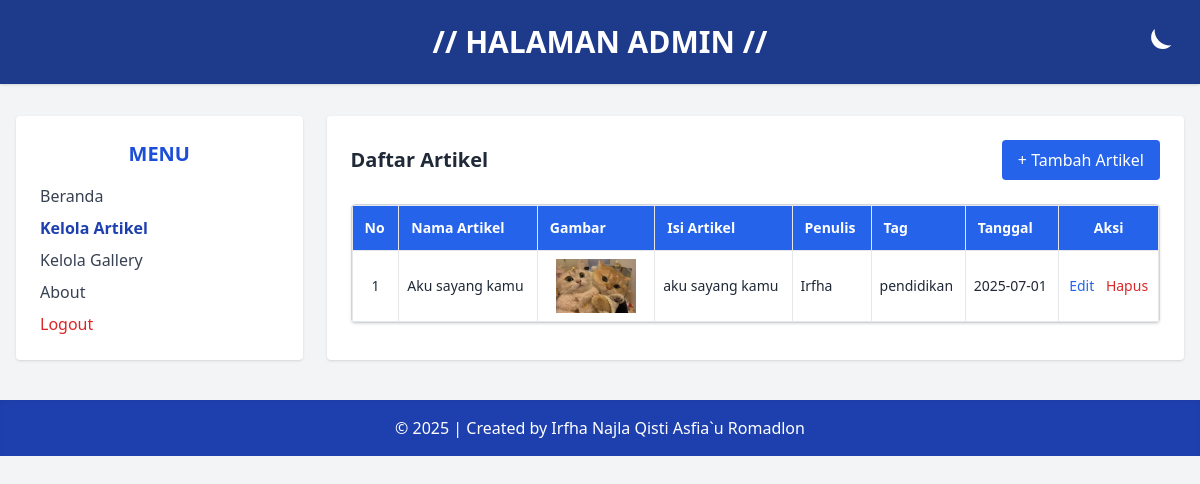
The page /admin/data_artikel.php (signed in) on the database its author committed.
### tables this page shows
CREATE TABLE `tbl_artikel` (
  `id_artikel` int(11) NOT NULL,
  `nama_artikel` varchar(100) DEFAULT NULL,
  `isi_artikel` text DEFAULT NULL,
  `gambar_artikel` varchar(255) NOT NULL,
  `nama_penulis` varchar(100) NOT NULL,
  `tanggal_publish` date DEFAULT NULL,
  `tag_artikel` varchar(255) NOT NULL
);

### admin/data_artikel.php (the view, shortened to what this page needs)
<?php
include('../koneksi.php');
?>
<!DOCTYPE html>
<html lang="en" class="transition-colors duration-300">
<head>
  <script src="https://cdn.tailwindcss.com"></script>
</head>
<body class="bg-gray-100 dark:bg-gray-900 text-gray-800 dark:text-gray-100 min-h-screen font-sans">
  <header class="relative bg-blue-900 dark:bg-gray-800 text-white text-center py-6 shadow">
    <h1 class="text-3xl font-bold">// HALAMAN ADMIN //</h1>
    <button onclick="toggleDarkMode()" class="absolute right-6 top-6 text-white hover:scale-110 transition"
      title="Toggle Theme">
      <svg id="icon-moon" xmlns="http://www.w3.org/2000/svg" class="w-10 h-10 fill-current" viewBox="0 0 24 24">
        <path d="M21 12.79A9 9 0 0111.21 3a7 7 0 1010 9.79z" />
      </svg>
    </button>
  </header>
  <div class="flex max-w-7xl mx-auto mt-8 px-4 gap-6">
    <aside class="w-1/4 bg-white dark:bg-gray-800 rounded shadow p-6">
      <h2 class="text-xl font-semibold text-blue-700 dark:text-blue-400 mb-4 text-center">MENU</h2>
      <ul class="space-y-2 text-gray-700 dark:text-gray-200">
        <li><a href="beranda_admin.php" class="block hover:text-blue-500">Beranda</a></li>
        <li><a href="data_artikel.php" class="block font-semibold text-blue-800 dark:text-blue-300">Kelola Artikel</a>
        </li>
        <li><a href="data_gallery.php" class="block hover:text-blue-500">Kelola Gallery</a></li>
        <li><a href="about.php" class="block hover:text-blue-500">About</a></li>
        <li><a href="logout.php" onclick="return confirm('Apakah anda yakin ingin keluar?');"
            class="block text-red-600 hover:underline font-medium">Logout</a></li>
      </ul>
    </aside>
    <main class="w-3/4 bg-white dark:bg-gray-800 rounded shadow p-6">
      <div class="flex justify-between items-center mb-6">
        <h2 class="text-xl font-bold text-gray-800 dark:text-white">Daftar Artikel</h2>
        <a href="add_artikel.php" class="bg-blue-600 text-white px-4 py-2 rounded hover:bg-blue-700 transition">+ Tambah
          Artikel</a>
      </div>
      <div class="overflow-auto rounded shadow border border-gray-300 dark:border-gray-700">
        <table class="min-w-full text-sm text-left">
          <thead class="bg-blue-600 text-white">
            <tr>
              <th class="p-3 border">No</th>
              <th class="p-3 border">Nama Artikel</th>
              <th class="p-3 border">Gambar</th>
              <th class="p-3 border">Isi Artikel</th>
              <th class="p-3 border">Penulis</th>
              <th class="p-3 border">Tag</th>
              <th class="p-3 border">Tanggal</th>
              <th class="p-3 border text-center">Aksi</th>
            </tr>
          </thead>
          <tbody class="bg-white dark:bg-gray-900">
            <?php
            $sql = "SELECT * FROM tbl_artikel";
            $query = mysqli_query($db, $sql);
            $no = 1;
            while ($data = mysqli_fetch_array($query)) {
              echo "<tr class='even:bg-gray-50 dark:even:bg-gray-800'>";
              echo "<td class='border p-2 text-center'>" . $no++ . "</td>";
              echo "<td class='border p-2'>" . htmlspecialchars($data['nama_artikel']) . "</td>";
              echo "<td class='border px-4 py-2 text-center align-middle'>";
              if (!empty($data['gambar_artikel']) && file_exists("../images/" . $data['gambar_artikel'])) {
                echo "<div class='flex justify-center'>";
                echo "<img src='../images/" . htmlspecialchars($data['gambar_artikel']) . "' alt='Gambar Artikel' class='w-20 h-auto'>";
                echo "</div>";
              } else {
                echo "Tidak ada gambar";
              }
              echo "</td>";
              echo "<td class='border p-2'>" . htmlspecialchars($data['isi_artikel']) . "</td>";
              echo "<td class='border p-2'>" . htmlspecialchars($data['nama_penulis']) . "</td>";
              echo "<td class='border p-2'>" . htmlspecialchars($data['tag_artikel']) . "</td>";
              echo "<td class='border p-2'>" . htmlspecialchars($data['tanggal_publish']) . "</td>";
              echo "<td class='border p-2 text-center space-x-2'>
                <a href='edit_artikel.php?id_artikel={$data['id_artikel']}' class='text-blue-600 hover:underline'>Edit</a>
                <a href='delete_artikel.php?id_artikel={$data['id_artikel']}' onclick='return confirm(\"Yakin ingin menghapus?\")' class='text-red-600 hover:underline'>Hapus</a>
              </td>";
              echo "</tr>";
            }
            ?>
          </tbody>
        </table>
      </div>
    </main>
  </div>
  <footer class="bg-blue-800 dark:bg-gray-800 text-white text-center py-4 mt-10 shadow-inner">
    &copy; <?php echo date('Y'); ?> | Created by Irfha Najla Qisti Asfia`u Romadlon
  </footer>
</body>
</html>

### rows shown on the page
tbl_artikel: nama_artikel "Aku sayang kamu", gambar_artikel (picture), isi_artikel "aku sayang kamu", nama_penulis "Irfha", tag_artikel "pendidikan", tanggal_publish "2025-07-01"
